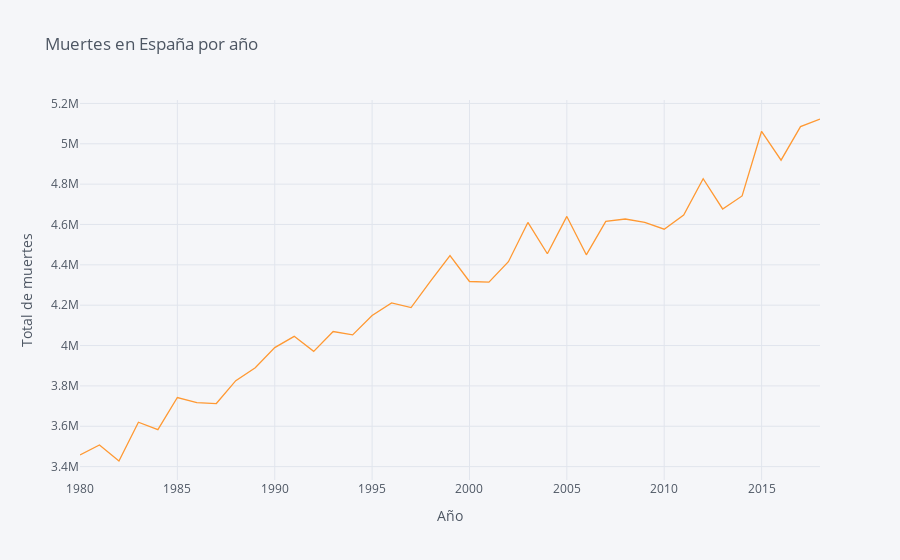

Notebook source saved alongside this figure:
### Code cell
deaths_line = deaths.groupby('Periodo')['Total'].sum().to_frame().reset_index()
deaths_line.iplot(kind='line',
                   x='Periodo',
                   xTitle='Año',
                   yTitle='Total de muertes',
                   title='Muertes en España por año')

### Figure 1 — Plotly figure (JSON) as saved in the notebook; plotly's stock layout.template omitted (floating-point values rounded to 4 significant figures)
{"data": [{"line": {"color": "rgba(255, 153, 51, 1.0)", "dash": "solid", "shape": "linear", "width": 1.3}, "mode": "lines", "name": "Total", "text": "", "type": "scatter", "x": [1980, 1981, 1982, 1983, 1984, 1985, 1986, 1987, 1988, 1989, 1990, 1991, 1992, 1993, 1994, 1995, 1996, 1997, 1998, 1999, 2000, 2001, 2002, 2003, 2004, 2005, 2006, 2007, 2008, 2009, 2010, 2011, 2012, 2013, 2014, 2015, 2016, 2017, 2018], "y": [3458384, 3507296, 3427948, 3620068, 3583624, 3742496, 3716756, 3712756, 3826088, 3890188, 3990052, 4045660, 3971324, 4069420, 4053100, 4148864, 4211156, 4187980, 4319364, 4446372, 4317424, 4313996, 4415652, 4610228, 4455140, 4639992, 4449704, 4615660, 4627172, 4610740, 4576584, 4646868, 4826820, 4676944, 4741540, 5061808, 4918632, 5084944, 5122800]}], "layout": {"autosize": true, "legend": {"bgcolor": "#F5F6F9", "font": {"color": "#4D5663"}}, "paper_bgcolor": "#F5F6F9", "plot_bgcolor": "#F5F6F9", "title": {"font": {"color": "#4D5663"}, "text": "Muertes en España por año"}, "xaxis": {"autorange": true, "gridcolor": "#E1E5ED", "range": [1980, 2018], "showgrid": true, "tickfont": {"color": "#4D5663"}, "title": {"font": {"color": "#4D5663"}, "text": "Año"}, "type": "linear", "zerolinecolor": "#E1E5ED"}, "yaxis": {"autorange": true, "gridcolor": "#E1E5ED", "range": [3334000.0, 5217000.0], "showgrid": true, "tickfont": {"color": "#4D5663"}, "title": {"font": {"color": "#4D5663"}, "text": "Total de muertes"}, "type": "linear", "zerolinecolor": "#E1E5ED"}}}
